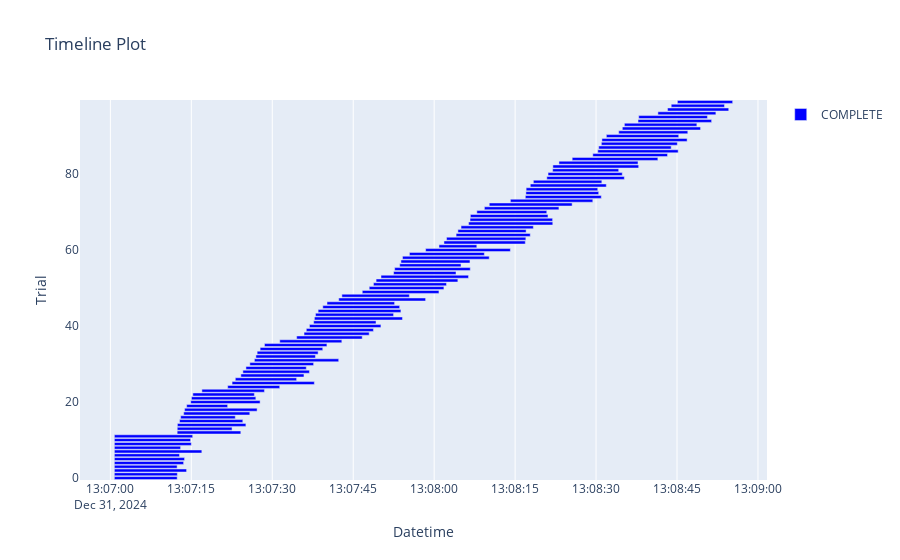

Write notebook code for a chart like this one.
### Code cell
optuna.visualization.plot_timeline(study)

### Figure 1 — Plotly figure (JSON) as saved in the notebook; plotly's stock layout.template omitted (floating-point values rounded to 4 significant figures)
{"data": [{"base": ["2024-12-31T13:07:00.737203", "2024-12-31T13:07:00.737368", "2024-12-31T13:07:00.742008", "2024-12-31T13:07:00.741721", "2024-12-31T13:07:00.741769", "2024-12-31T13:07:00.741816", "2024-12-31T13:07:00.741910", "2024-12-31T13:07:00.741938", "2024-12-31T13:07:00.741967", "2024-12-31T13:07:00.741992", "2024-12-31T13:07:00.742785", "2024-12-31T13:07:00.741850", "2024-12-31T13:07:12.377924", "2024-12-31T13:07:12.395171", "2024-12-31T13:07:12.419692", "2024-12-31T13:07:12.822336", "2024-12-31T13:07:13.021084", "2024-12-31T13:07:13.582209", "2024-12-31T13:07:13.756538", "2024-12-31T13:07:14.135730", "2024-12-31T13:07:14.888919", "2024-12-31T13:07:15.029940", "2024-12-31T13:07:15.281199", "2024-12-31T13:07:16.957008", "2024-12-31T13:07:21.737031", "2024-12-31T13:07:22.553635", "2024-12-31T13:07:23.154100", "2024-12-31T13:07:24.181320", "2024-12-31T13:07:24.553384", "2024-12-31T13:07:25.120753", "2024-12-31T13:07:25.845496", "2024-12-31T13:07:26.691560", "2024-12-31T13:07:26.966002", "2024-12-31T13:07:27.197623", "2024-12-31T13:07:27.750497", "2024-12-31T13:07:28.556505", "2024-12-31T13:07:31.387669", "2024-12-31T13:07:34.520151", "2024-12-31T13:07:35.886245", "2024-12-31T13:07:36.308960", "2024-12-31T13:07:36.892816", "2024-12-31T13:07:37.668518", "2024-12-31T13:07:37.807583", "2024-12-31T13:07:38.009117", "2024-12-31T13:07:38.498797", "2024-12-31T13:07:39.364260", "2024-12-31T13:07:40.141108", "2024-12-31T13:07:42.318296", "2024-12-31T13:07:42.901925", "2024-12-31T13:07:46.678006", "2024-12-31T13:07:47.965388", "2024-12-31T13:07:48.751383", "2024-12-31T13:07:49.240016", "2024-12-31T13:07:50.145776", "2024-12-31T13:07:52.481590", "2024-12-31T13:07:52.679425", "2024-12-31T13:07:53.612948", "2024-12-31T13:07:53.844873", "2024-12-31T13:07:54.133566", "2024-12-31T13:07:55.416032", "2024-12-31T13:07:58.419824", "2024-12-31T13:08:00.894328", "2024-12-31T13:08:01.814473", "2024-12-31T13:08:02.291622", "2024-12-31T13:08:04.068599", "2024-12-31T13:08:04.399753", "2024-12-31T13:08:04.980990", "2024-12-31T13:08:06.376890", "2024-12-31T13:08:06.645563", "2024-12-31T13:08:06.713397", "2024-12-31T13:08:07.907305", "2024-12-31T13:08:09.308663", "2024-12-31T13:08:10.209959", "2024-12-31T13:08:14.128175", "2024-12-31T13:08:16.892807", "2024-12-31T13:08:17.000472", "2024-12-31T13:08:17.045194", "2024-12-31T13:08:17.811329", "2024-12-31T13:08:18.384925", "2024-12-31T13:08:20.874604", "2024-12-31T13:08:21.103762", "2024-12-31T13:08:21.952868", "2024-12-31T13:08:21.998336", "2024-12-31T13:08:23.125027", "2024-12-31T13:08:25.576385", "2024-12-31T13:08:29.397995", "2024-12-31T13:08:30.316741", "2024-12-31T13:08:30.491175", "2024-12-31T13:08:30.981957", "2024-12-31T13:08:31.085487", "2024-12-31T13:08:31.907446", "2024-12-31T13:08:34.197900", "2024-12-31T13:08:34.866709", "2024-12-31T13:08:35.251080", "2024-12-31T13:08:37.774957", "2024-12-31T13:08:37.902161", "2024-12-31T13:08:41.459981", "2024-12-31T13:08:43.245720", "2024-12-31T13:08:43.927550", "2024-12-31T13:08:45.073355"], "hovertemplate": "%{text}<extra>COMPLETE</extra>", "marker": {"color": "blue"}, "name": "COMPLETE", "orientation": "h", "text": ["{<br>  \"number\": 0,<br>  \"values\": [<br>    0.47633597337075617<br>  ],<br>  \"params\": {<br>    \"max_depth\": 18,<br>    \"min_samples_leaf\": 60<br>  }<br>}", "{<br>  \"number\": 1,<br>  \"values\": [<br>    0.47633597337075617<br>  ],<br>  \"params\": {<br>    \"max_depth\": 22,<br>    \"min_samples_leaf\": 58<br>  }<br>}", "{<br>  \"number\": 2,<br>  \"values\": [<br>    0.47633597337075617<br>  ],<br>  \"params\": {<br>    \"max_depth\": 20,<br>    \"min_samples_leaf\": 18<br>  }<br>}", "{<br>  \"number\": 3,<br>  \"values\": [<br>    0.47633597337075617<br>  ],<br>  \"params\": {<br>    \"max_depth\": 20,<br>    \"min_samples_leaf\": 60<br>  }<br>}", "{<br>  \"number\": 4,<br>  \"values\": [<br>    0.47633597337075617<br>  ],<br>  \"params\": {<br>    \"max_depth\": 18,<br>    \"min_samples_leaf\": 26<br>  }<br>}", "{<br>  \"number\": 5,<br>  \"values\": [<br>    0.47633597337075617<br>  ],<br>  \"params\": {<br>    \"max_depth\": 14,<br>    \"min_samples_leaf\": 14<br>  }<br>}", "{<br>  \"number\": 6,<br>  \"values\": [<br>    0.47633597337075617<br>  ],<br>  \"params\": {<br>    \"max_depth\": 12,<br>    \"min_samples_leaf\": 26<br>  }<br>}", "{<br>  \"number\": 7,<br>  \"values\": [<br>    0.47812687128295667<br>  ],<br>  \"params\": {<br>    \"max_depth\": 20,<br>    \"min_samples_leaf\": 2<br>  }<br>}", "{<br>  \"number\": 8,<br>  \"values\": [<br>    0.47633597337075617<br>  ],<br>  \"params\": {<br>    \"max_depth\": 24,<br>    \"min_samples_leaf\": 42<br>  }<br>}", "{<br>  \"number\": 9,<br>  \"values\": [<br>    0.47633597337075617<br>  ],<br>  \"params\": {<br>    \"max_depth\": 16,<br>    \"min_samples_leaf\": 6<br>  }<br>}", "{<br>  \"number\": 10,<br>  \"values\": [<br>    0.47633597337075617<br>  ],<br>  \"params\": {<br>    \"max_depth\": 22,<br>    \"min_samples_leaf\": 10<br>  }<br>}", "{<br>  \"number\": 11,<br>  \"values\": [<br>    0.47633597337075617<br>  ],<br>  \"params\": {<br>    \"max_depth\": 16,<br>    \"min_samples_leaf\": 6<br>  }<br>}", "{<br>  \"number\": 12,<br>  \"values\": [<br>    0.47633597337075617<br>  ],<br>  \"params\": {<br>    \"max_depth\": 12,<br>    \"min_samples_leaf\": 30<br>  }<br>}", "{<br>  \"number\": 13,<br>  \"values\": [<br>    0.47633597337075617<br>  ],<br>  \"params\": {<br>    \"max_depth\": 8,<br>    \"min_samples_leaf\": 50<br>  }<br>}", "{<br>  \"number\": 14,<br>  \"values\": [<br>    0.47633597337075617<br>  ],<br>  \"params\": {<br>    \"max_depth\": 22,<br>    \"min_samples_leaf\": 26<br>  }<br>}", "{<br>  \"number\": 15,<br>  \"values\": [<br>    0.47633597337075617<br>  ],<br>  \"params\": {<br>    \"max_depth\": 28,<br>    \"min_samples_leaf\": 48<br>  }<br>}", "{<br>  \"number\": 16,<br>  \"values\": [<br>    0.47633597337075617<br>  ],<br>  \"params\": {<br>    \"max_depth\": 8,<br>    \"min_samples_leaf\": 14<br>  }<br>}", "{<br>  \"number\": 17,<br>  \"values\": [<br>    0.47633597337075617<br>  ],<br>  \"params\": {<br>    \"max_depth\": 12,<br>    \"min_samples_leaf\": 10<br>  }<br>}", "{<br>  \"number\": 18,<br>  \"values\": [<br>    0.47633597337075617<br>  ],<br>  \"params\": {<br>    \"max_depth\": 18,<br>    \"min_samples_leaf\": 12<br>  }<br>}", "{<br>  \"number\": 19,<br>  \"values\": [<br>    0.47633597337075617<br>  ],<br>  \"params\": {<br>    \"max_depth\": 4,<br>    \"min_samples_leaf\": 58<br>  }<br>}", "{<br>  \"number\": 20,<br>  \"values\": [<br>    0.47633597337075617<br>  ],<br>  \"params\": {<br>    \"max_depth\": 14,<br>    \"min_samples_leaf\": 10<br>  }<br>}", "{<br>  \"number\": 21,<br>  \"values\": [<br>    0.47633597337075617<br>  ],<br>  \"params\": {<br>    \"max_depth\": 30,<br>    \"min_samples_leaf\": 38<br>  }<br>}", "{<br>  \"number\": 22,<br>  \"values\": [<br>    0.47633597337075617<br>  ],<br>  \"params\": {<br>    \"max_depth\": 26,<br>    \"min_samples_leaf\": 54<br>  }<br>}", "{<br>  \"number\": 23,<br>  \"values\": [<br>    0.47633597337075617<br>  ],<br>  \"params\": {<br>    \"max_depth\": 26,<br>    \"min_samples_leaf\": 38<br>  }<br>}", "{<br>  \"number\": 24,<br>  \"values\": [<br>    0.47633597337075617<br>  ],<br>  \"params\": {<br>    \"max_depth\": 8,<br>    \"min_samples_leaf\": 20<br>  }<br>}", "{<br>  \"number\": 25,<br>  \"values\": [<br>    0.47812687128295667<br>  ],<br>  \"params\": {<br>    \"max_depth\": 20,<br>    \"min_samples_leaf\": 2<br>  }<br>}", "{<br>  \"number\": 26,<br>  \"values\": [<br>    0.47633597337075617<br>  ],<br>  \"params\": {<br>    \"max_depth\": 24,<br>    \"min_samples_leaf\": 44<br>  }<br>}", "{<br>  \"number\": 27,<br>  \"values\": [<br>    0.47633597337075617<br>  ],<br>  \"params\": {<br>    \"max_depth\": 14,<br>    \"min_samples_leaf\": 34<br>  }<br>}", "{<br>  \"number\": 28,<br>  \"values\": [<br>    0.47633597337075617<br>  ],<br>  \"params\": {<br>    \"max_depth\": 30,<br>    \"min_samples_leaf\": 22<br>  }<br>}", "{<br>  \"number\": 29,<br>  \"values\": [<br>    0.47633597337075617<br>  ],<br>  \"params\": {<br>    \"max_depth\": 24,<br>    \"min_samples_leaf\": 54<br>  }<br>}", "{<br>  \"number\": 30,<br>  \"values\": [<br>    0.47633597337075617<br>  ],<br>  \"params\": {<br>    \"max_depth\": 18,<br>    \"min_samples_leaf\": 32<br>  }<br>}", "{<br>  \"number\": 31,<br>  \"values\": [<br>    0.47812687128295667<br>  ],<br>  \"params\": {<br>    \"max_depth\": 20,<br>    \"min_samples_leaf\": 2<br>  }<br>}", "{<br>  \"number\": 32,<br>  \"values\": [<br>    0.47633597337075617<br>  ],<br>  \"params\": {<br>    \"max_depth\": 22,<br>    \"min_samples_leaf\": 60<br>  }<br>}", "{<br>  \"number\": 33,<br>  \"values\": [<br>    0.47633597337075617<br>  ],<br>  \"params\": {<br>    \"max_depth\": 20,<br>    \"min_samples_leaf\": 56<br>  }<br>}", "{<br>  \"number\": 34,<br>  \"values\": [<br>    0.47633597337075617<br>  ],<br>  \"params\": {<br>    \"max_depth\": 18,<br>    \"min_samples_leaf\": 48<br>  }<br>}", "{<br>  \"number\": 35,<br>  \"values\": [<br>    0.47633597337075617<br>  ],<br>  \"params\": {<br>    \"max_depth\": 26,<br>    \"min_samples_leaf\": 50<br>  }<br>}", "{<br>  \"number\": 36,<br>  \"values\": [<br>    0.47633597337075617<br>  ],<br>  \"params\": {<br>    \"max_depth\": 16,<br>    \"min_samples_leaf\": 60<br>  }<br>}", "{<br>  \"number\": 37,<br>  \"values\": [<br>    0.47633597337075617<br>  ],<br>  \"params\": {<br>    \"max_depth\": 22,<br>    \"min_samples_leaf\": 44<br>  }<br>}", "{<br>  \"number\": 38,<br>  \"values\": [<br>    0.47633597337075617<br>  ],<br>  \"params\": {<br>    \"max_depth\": 20,<br>    \"min_samples_leaf\": 54<br>  }<br>}", "{<br>  \"number\": 39,<br>  \"values\": [<br>    0.47633597337075617<br>  ],<br>  \"params\": {<br>    \"max_depth\": 24,<br>    \"min_samples_leaf\": 40<br>  }<br>}", "{<br>  \"number\": 40,<br>  \"values\": [<br>    0.47633597337075617<br>  ],<br>  \"params\": {<br>    \"max_depth\": 16,<br>    \"min_samples_leaf\": 16<br>  }<br>}", "{<br>  \"number\": 41,<br>  \"values\": [<br>    0.47633597337075617<br>  ],<br>  \"params\": {<br>    \"max_depth\": 10,<br>    \"min_samples_leaf\": 22<br>  }<br>}", "{<br>  \"number\": 42,<br>  \"values\": [<br>    0.47812687128295667<br>  ],<br>  \"params\": {<br>    \"max_depth\": 20,<br>    \"min_samples_leaf\": 2<br>  }<br>}", "{<br>  \"number\": 43,<br>  \"values\": [<br>    0.47633597337075617<br>  ],<br>  \"params\": {<br>    \"max_depth\": 18,<br>    \"min_samples_leaf\": 6<br>  }<br>}", "{<br>  \"number\": 44,<br>  \"values\": [<br>    0.47633597337075617<br>  ],<br>  \"params\": {<br>    \"max_depth\": 22,<br>    \"min_samples_leaf\": 4<br>  }<br>}", "{<br>  \"number\": 45,<br>  \"values\": [<br>    0.47633597337075617<br>  ],<br>  \"params\": {<br>    \"max_depth\": 22,<br>    \"min_samples_leaf\": 8<br>  }<br>}", "{<br>  \"number\": 46,<br>  \"values\": [<br>    0.47633597337075617<br>  ],<br>  \"params\": {<br>    \"max_depth\": 28,<br>    \"min_samples_leaf\": 28<br>  }<br>}", "{<br>  \"number\": 47,<br>  \"values\": [<br>    0.47812687128295667<br>  ],<br>  \"params\": {<br>    \"max_depth\": 20,<br>    \"min_samples_leaf\": 2<br>  }<br>}", "{<br>  \"number\": 48,<br>  \"values\": [<br>    0.47633597337075617<br>  ],<br>  \"params\": {<br>    \"max_depth\": 14,<br>    \"min_samples_leaf\": 16<br>  }<br>}", "{<br>  \"number\": 49,<br>  \"values\": [<br>    0.476330493306026<br>  ],<br>  \"params\": {<br>    \"max_depth\": 16,<br>    \"min_samples_leaf\": 4<br>  }<br>}", "{<br>  \"number\": 50,<br>  \"values\": [<br>    0.47633597337075617<br>  ],<br>  \"params\": {<br>    \"max_depth\": 18,<br>    \"min_samples_leaf\": 8<br>  }<br>}", "{<br>  \"number\": 51,<br>  \"values\": [<br>    0.47633597337075617<br>  ],<br>  \"params\": {<br>    \"max_depth\": 20,<br>    \"min_samples_leaf\": 12<br>  }<br>}", "{<br>  \"number\": 52,<br>  \"values\": [<br>    0.47633597337075617<br>  ],<br>  \"params\": {<br>    \"max_depth\": 20,<br>    \"min_samples_leaf\": 4<br>  }<br>}", "{<br>  \"number\": 53,<br>  \"values\": [<br>    0.48006961601624615<br>  ],<br>  \"params\": {<br>    \"max_depth\": 22,<br>    \"min_samples_leaf\": 2<br>  }<br>}", "{<br>  \"number\": 54,<br>  \"values\": [<br>    0.47633597337075617<br>  ],<br>  \"params\": {<br>    \"max_depth\": 24,<br>    \"min_samples_leaf\": 58<br>  }<br>}", "{<br>  \"number\": 55,<br>  \"values\": [<br>    0.47633597337075617<br>  ],<br>  \"params\": {<br>    \"max_depth\": 18,<br>    \"min_samples_leaf\": 8<br>  }<br>}", "{<br>  \"number\": 56,<br>  \"values\": [<br>    0.47633597337075617<br>  ],<br>  \"params\": {<br>    \"max_depth\": 12,<br>    \"min_samples_leaf\": 50<br>  }<br>}", "{<br>  \"number\": 57,<br>  \"values\": [<br>    0.47633597337075617<br>  ],<br>  \"params\": {<br>    \"max_depth\": 14,<br>    \"min_samples_leaf\": 14<br>  }<br>}", "{<br>  \"number\": 58,<br>  \"values\": [<br>    0.47812687128295667<br>  ],<br>  \"params\": {<br>    \"max_depth\": 20,<br>    \"min_samples_leaf\": 2<br>  }<br>}", "{<br>  \"number\": 59,<br>  \"values\": [<br>    0.47633597337075617<br>  ],<br>  \"params\": {<br>    \"max_depth\": 16,<br>    \"min_samples_leaf\": 6<br>  }<br>}", "{<br>  \"number\": 60,<br>  \"values\": [<br>    0.47812687128295667<br>  ],<br>  \"params\": {<br>    \"max_depth\": 20,<br>    \"min_samples_leaf\": 2<br>  }<br>}", "{<br>  \"number\": 61,<br>  \"values\": [<br>    0.47633597337075617<br>  ],<br>  \"params\": {<br>    \"max_depth\": 4,<br>    \"min_samples_leaf\": 10<br>  }<br>}", "{<br>  \"number\": 62,<br>  \"values\": [<br>    0.4782289475741382<br>  ],<br>  \"params\": {<br>    \"max_depth\": 18,<br>    \"min_samples_leaf\": 2<br>  }<br>}", "{<br>  \"number\": 63,<br>  \"values\": [<br>    0.47633597337075617<br>  ],<br>  \"params\": {<br>    \"max_depth\": 22,<br>    \"min_samples_leaf\": 4<br>  }<br>}", "{<br>  \"number\": 64,<br>  \"values\": [<br>    0.47633597337075617<br>  ],<br>  \"params\": {<br>    \"max_depth\": 20,<br>    \"min_samples_leaf\": 6<br>  }<br>}", "{<br>  \"number\": 65,<br>  \"values\": [<br>    0.47633597337075617<br>  ],<br>  \"params\": {<br>    \"max_depth\": 18,<br>    \"min_samples_leaf\": 12<br>  }<br>}", "{<br>  \"number\": 66,<br>  \"values\": [<br>    0.47633597337075617<br>  ],<br>  \"params\": {<br>    \"max_depth\": 22,<br>    \"min_samples_leaf\": 8<br>  }<br>}", "{<br>  \"number\": 67,<br>  \"values\": [<br>    0.47906429557279323<br>  ],<br>  \"params\": {<br>    \"max_depth\": 24,<br>    \"min_samples_leaf\": 2<br>  }<br>}", "{<br>  \"number\": 68,<br>  \"values\": [<br>    0.47812687128295667<br>  ],<br>  \"params\": {<br>    \"max_depth\": 20,<br>    \"min_samples_leaf\": 2<br>  }<br>}", "{<br>  \"number\": 69,<br>  \"values\": [<br>    0.47633597337075617<br>  ],<br>  \"params\": {<br>    \"max_depth\": 22,<br>    \"min_samples_leaf\": 4<br>  }<br>}", "{<br>  \"number\": 70,<br>  \"values\": [<br>    0.47633597337075617<br>  ],<br>  \"params\": {<br>    \"max_depth\": 26,<br>    \"min_samples_leaf\": 10<br>  }<br>}", "{<br>  \"number\": 71,<br>  \"values\": [<br>    0.47633597337075617<br>  ],<br>  \"params\": {<br>    \"max_depth\": 24,<br>    \"min_samples_leaf\": 6<br>  }<br>}", "{<br>  \"number\": 72,<br>  \"values\": [<br>    0.47812687128295667<br>  ],<br>  \"params\": {<br>    \"max_depth\": 20,<br>    \"min_samples_leaf\": 2<br>  }<br>}", "{<br>  \"number\": 73,<br>  \"values\": [<br>    0.47812687128295667<br>  ],<br>  \"params\": {<br>    \"max_depth\": 20,<br>    \"min_samples_leaf\": 2<br>  }<br>}", "{<br>  \"number\": 74,<br>  \"values\": [<br>    0.476330493306026<br>  ],<br>  \"params\": {<br>    \"max_depth\": 18,<br>    \"min_samples_leaf\": 4<br>  }<br>}", "{<br>  \"number\": 75,<br>  \"values\": [<br>    0.47633597337075617<br>  ],<br>  \"params\": {<br>    \"max_depth\": 18,<br>    \"min_samples_leaf\": 6<br>  }<br>}", "{<br>  \"number\": 76,<br>  \"values\": [<br>    0.47633597337075617<br>  ],<br>  \"params\": {<br>    \"max_depth\": 22,<br>    \"min_samples_leaf\": 8<br>  }<br>}", "{<br>  \"number\": 77,<br>  \"values\": [<br>    0.4776018739880441<br>  ],<br>  \"params\": {<br>    \"max_depth\": 16,<br>    \"min_samples_leaf\": 2<br>  }<br>}", "{<br>  \"number\": 78,<br>  \"values\": [<br>    0.47633597337075617<br>  ],<br>  \"params\": {<br>    \"max_depth\": 18,<br>    \"min_samples_leaf\": 12<br>  }<br>}", "{<br>  \"number\": 79,<br>  \"values\": [<br>    0.47633597337075617<br>  ],<br>  \"params\": {<br>    \"max_depth\": 20,<br>    \"min_samples_leaf\": 4<br>  }<br>}", "{<br>  \"number\": 80,<br>  \"values\": [<br>    0.47633597337075617<br>  ],<br>  \"params\": {<br>    \"max_depth\": 22,<br>    \"min_samples_leaf\": 6<br>  }<br>}", "{<br>  \"number\": 81,<br>  \"values\": [<br>    0.47633597337075617<br>  ],<br>  \"params\": {<br>    \"max_depth\": 24,<br>    \"min_samples_leaf\": 18<br>  }<br>}", "{<br>  \"number\": 82,<br>  \"values\": [<br>    0.47906429557279323<br>  ],<br>  \"params\": {<br>    \"max_depth\": 24,<br>    \"min_samples_leaf\": 2<br>  }<br>}", "{<br>  \"number\": 83,<br>  \"values\": [<br>    0.4763250138147043<br>  ],<br>  \"params\": {<br>    \"max_depth\": 28,<br>    \"min_samples_leaf\": 4<br>  }<br>}", "{<br>  \"number\": 84,<br>  \"values\": [<br>    0.48006961601624615<br>  ],<br>  \"params\": {<br>    \"max_depth\": 22,<br>    \"min_samples_leaf\": 2<br>  }<br>}", "{<br>  \"number\": 85,<br>  \"values\": [<br>    0.47633597337075617<br>  ],<br>  \"params\": {<br>    \"max_depth\": 24,<br>    \"min_samples_leaf\": 8<br>  }<br>}", "{<br>  \"number\": 86,<br>  \"values\": [<br>    0.47633597337075617<br>  ],<br>  \"params\": {<br>    \"max_depth\": 26,<br>    \"min_samples_leaf\": 4<br>  }<br>}", "{<br>  \"number\": 87,<br>  \"values\": [<br>    0.47633597337075617<br>  ],<br>  \"params\": {<br>    \"max_depth\": 20,<br>    \"min_samples_leaf\": 10<br>  }<br>}", "{<br>  \"number\": 88,<br>  \"values\": [<br>    0.47633597337075617<br>  ],<br>  \"params\": {<br>    \"max_depth\": 18,<br>    \"min_samples_leaf\": 6<br>  }<br>}", "{<br>  \"number\": 89,<br>  \"values\": [<br>    0.48006961601624615<br>  ],<br>  \"params\": {<br>    \"max_depth\": 22,<br>    \"min_samples_leaf\": 2<br>  }<br>}", "{<br>  \"number\": 90,<br>  \"values\": [<br>    0.47633597337075617<br>  ],<br>  \"params\": {<br>    \"max_depth\": 20,<br>    \"min_samples_leaf\": 10<br>  }<br>}", "{<br>  \"number\": 91,<br>  \"values\": [<br>    0.47633597337075617<br>  ],<br>  \"params\": {<br>    \"max_depth\": 16,<br>    \"min_samples_leaf\": 8<br>  }<br>}", "{<br>  \"number\": 92,<br>  \"values\": [<br>    0.47812687128295667<br>  ],<br>  \"params\": {<br>    \"max_depth\": 20,<br>    \"min_samples_leaf\": 2<br>  }<br>}", "{<br>  \"number\": 93,<br>  \"values\": [<br>    0.47633597337075617<br>  ],<br>  \"params\": {<br>    \"max_depth\": 20,<br>    \"min_samples_leaf\": 4<br>  }<br>}", "{<br>  \"number\": 94,<br>  \"values\": [<br>    0.48006961601624615<br>  ],<br>  \"params\": {<br>    \"max_depth\": 22,<br>    \"min_samples_leaf\": 2<br>  }<br>}", "{<br>  \"number\": 95,<br>  \"values\": [<br>    0.47633597337075617<br>  ],<br>  \"params\": {<br>    \"max_depth\": 24,<br>    \"min_samples_leaf\": 4<br>  }<br>}", "{<br>  \"number\": 96,<br>  \"values\": [<br>    0.47633597337075617<br>  ],<br>  \"params\": {<br>    \"max_depth\": 24,<br>    \"min_samples_leaf\": 6<br>  }<br>}", "{<br>  \"number\": 97,<br>  \"values\": [<br>    0.48006961601624615<br>  ],<br>  \"params\": {<br>    \"max_depth\": 22,<br>    \"min_samples_leaf\": 2<br>  }<br>}", "{<br>  \"number\": 98,<br>  \"values\": [<br>    0.47633597337075617<br>  ],<br>  \"params\": {<br>    \"max_depth\": 26,<br>    \"min_samples_leaf\": 6<br>  }<br>}", "{<br>  \"number\": 99,<br>  \"values\": [<br>    0.47906429557279323<br>  ],<br>  \"params\": {<br>    \"max_depth\": 24,<br>    \"min_samples_leaf\": 2<br>  }<br>}"], "textposition": "none", "type": "bar", "x": [11640.0, 11670.0, 13380.0, 11630.0, 12830.0, 13010.0, 12070.0, 16210.0, 12270.0, 14260.0, 14130.0, 14510.0, 11800.0, 10150.0, 12690.0, 11720.0, 10130.0, 12250.0, 13430.0, 7594.0, 12850.0, 11930.0, 11400.0, 11590.0, 9642.0, 15240.0, 11360.0, 11690.0, 12330.0, 11180.0, 11810.0, 15620.0, 11030.0, 11300.0, 11600.0, 11570.0, 11500.0, 12150.0, 12070.0, 12440.0, 13240.0, 11560.0, 16320.0, 14470.0, 15340.0, 14240.0, 12530.0, 16100.0, 12500.0, 14210.0, 13840.0, 13530.0, 15150.0, 16220.0, 11560.0, 14010.0, 11360.0, 12790.0, 16070.0, 13880.0, 15700.0, 7008.0, 15070.0, 14700.0, 13740.0, 12640.0, 13400.0, 15600.0, 15300.0, 14380.0, 12960.0, 13810.0, 15360.0, 15270.0, 14080.0, 13490.0, 13270.0, 14090.0, 12680.0, 14370.0, 13750.0, 12240.0, 15900.0, 14645, 15870.0, 13840.0, 14900.0, 13430.0, 14080.0, 15790.0, 13410.0, 12800.0, 14500.0, 13430.0, 13640.0, 12730.0, 10740.0, 11340.0, 9873.0, 10240.0], "y": [0, 1, 2, 3, 4, 5, 6, 7, 8, 9, 10, 11, 12, 13, 14, 15, 16, 17, 18, 19, 20, 21, 22, 23, 24, 25, 26, 27, 28, 29, 30, 31, 32, 33, 34, 35, 36, 37, 38, 39, 40, 41, 42, 43, 44, 45, 46, 47, 48, 49, 50, 51, 52, 53, 54, 55, 56, 57, 58, 59, 60, 61, 62, 63, 64, 65, 66, 67, 68, 69, 70, 71, 72, 73, 74, 75, 76, 77, 78, 79, 80, 81, 82, 83, 84, 85, 86, 87, 88, 89, 90, 91, 92, 93, 94, 95, 96, 97, 98, 99]}], "layout": {"showlegend": true, "title": {"text": "Timeline Plot"}, "xaxis": {"title": {"text": "Datetime"}, "type": "date"}, "yaxis": {"title": {"text": "Trial"}}}}
